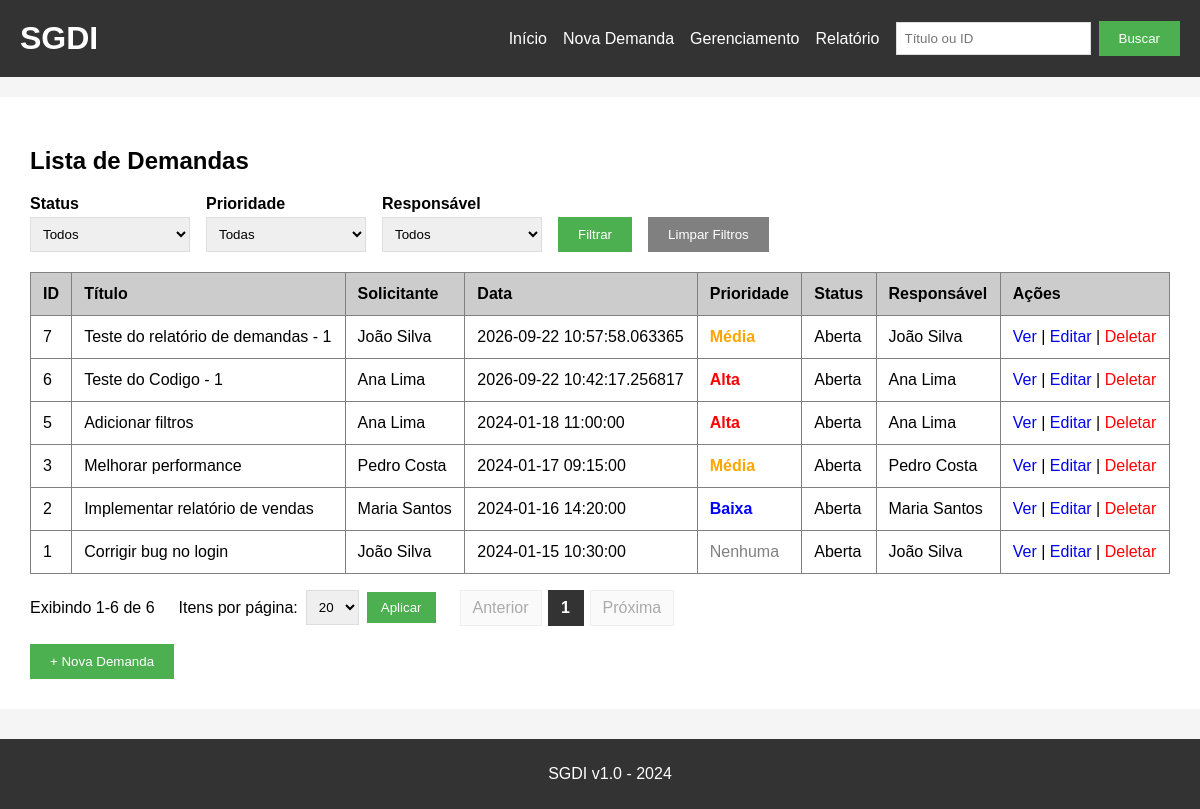
Before: / with the older database file.
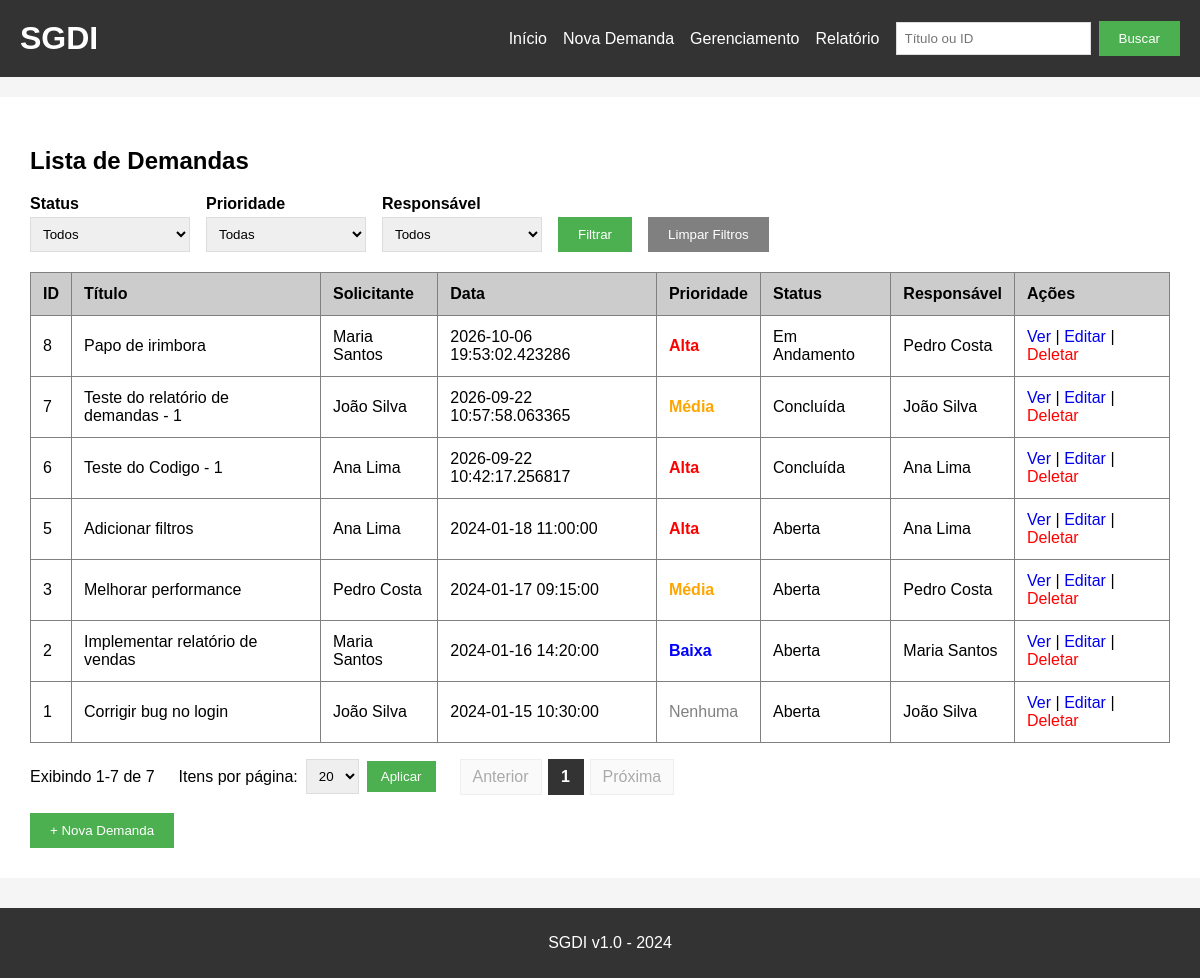
After: the same page with the newer database file.
### tables this page shows
CREATE TABLE demandas (
    id INTEGER,
    titulo TEXT,
    descricao TEXT,
    solicitante TEXT,
    data_criacao TEXT,
    priority INTEGER DEFAULT 0
, usuario_id INTEGER, status TEXT DEFAULT 'aberta', responsible_id INTEGER, data_conclusao TEXT);

CREATE TABLE usuarios (
            id INTEGER PRIMARY KEY AUTOINCREMENT,
            nome TEXT,
            email TEXT,
            senha TEXT
        );

### app.py (the view)
@app.route('/')
def index():
    return render_listagem(ler_filtros_da_requisicao())

### app.py (called while the page is built, shortened)
def get_db():
    caminho = app.config.get('DATABASE', 'demandas.db')
    conn = sqlite3.connect(caminho)
    conn.row_factory = sqlite3.Row
    preparar_banco(conn)
    return conn

def obter_parametros_paginacao():
    try:
        pagina = int(request.args.get('page', 1))
    except (TypeError, ValueError):
        pagina = 1
    if pagina < 1:
        pagina = 1
    try:
        limite = int(request.args.get('limit', LIMITE_PADRAO))
    except (TypeError, ValueError):
        limite = LIMITE_PADRAO
    if limite not in LIMITES_PERMITIDOS:
        limite = LIMITE_PADRAO
    return pagina, limite

def janela_de_paginas(pagina_atual, total_paginas, tamanho=5):
    if total_paginas <= 0:
        return []
    if total_paginas <= tamanho:
        return list(range(1, total_paginas + 1))
    metade = tamanho // 2
    inicio = max(1, pagina_atual - metade)
    fim = min(total_paginas, inicio + tamanho - 1)
    inicio = max(1, fim - tamanho + 1)
    return list(range(inicio, fim + 1))

def normalizar_termo_busca(termo):
    if termo is None:
        return None
    texto = ''.join(caractere for caractere in str(termo) if caractere.isprintable())
    texto = texto.strip()
    if not texto:
        return None
    return texto[:100]

def ler_status():
    status = request.args.get('status', '').strip()
    if status in STATUS_PERMITIDOS:
        return status
    return None

def ler_priority():
    bruto = request.args.get('priority', '').strip()
    if bruto == '':
        return None

def ler_responsible_id():
    bruto = request.args.get('responsibleId', '').strip()
    if not bruto:
        return None

def ler_filtros_da_requisicao():
    usuario_id = request.args.get('usuario_id', '').strip() or None
    termo = normalizar_termo_busca(request.args.get('q', ''))
    return {
        'usuario_id': usuario_id,
        'termo': termo,
        'status': ler_status(),
        'priority': ler_priority(),
        'responsible_id': ler_responsible_id(),
    }

def listar_usuarios(conn):
    return conn.execute(
        '''
        SELECT id, nome, email
        FROM usuarios
        ORDER BY nome
        '''
    ).fetchall()

### templates/index.html (shortened to what this page needs)
{% extends "base.html" %}
{% block content %}
<h2>Lista de Demandas</h2>
<form class="filtros" method="GET" action="/">
    <div>
        <label for="status">Status</label>
        <select name="status" id="status">
            <option value="">Todos</option>
        </select>
    </div>
    <div>
        <label for="priority">Prioridade</label>
        <select name="priority" id="priority">
            <option value="">Todas</option>
        </select>
    </div>
    <div>
        <label for="responsibleId">Responsável</label>
        <select name="responsibleId" id="responsibleId">
            <option value="">Todos</option>
        </select>
    </div>
    <button type="submit">
        Filtrar
    </button>
    <a href="/">
        <button type="button">
            Limpar Filtros
        </button>
    </a>
</form>
<table id="tabela-demandas" border="1" cellpadding="10" cellspacing="0" width="100%">
    <thead>
        <tr bgcolor="#cccccc">
            <th>ID</th>
            <th>Título</th>
            <th>Solicitante</th>
            <th>Data</th>
            <th>Prioridade</th>
            <th>Status</th>
            <th>Responsável</th>
            <th>Ações</th>
        </tr>
    </thead>
    <tbody>
        {% for demanda in demandas %}
        <tr>
            <td>
                {{ demanda[0] }}
            </td>
            <td>
                {{ demanda[1] }}
            </td>
            <td>
                {{ demanda[3] }}
            </td>
            <td>
                {{ demanda[4] }}
            </td>
            <td>
                {% if demanda[5] == 3 %}
                    <span style="color: red; font-weight: bold;">
                        Alta
                    </span>
                {% elif demanda[5] == 2 %}
                    <span style="color: orange; font-weight: bold;">
                        Média
                    </span>
                {% elif demanda[5] == 1 %}
                    <span style="color: blue; font-weight: bold;">
                        Baixa
                    </span>
                {% else %}
                    <span style="color: gray;">
                        Nenhuma
                    </span>
                {% endif %}
            </td>
            <td>
                {{ status_rotulos.get(demanda['status'], demanda['status'] or '') }}
            </td>
            <td>
                {{ demanda['responsavel_nome'] or '' }}
            </td>
            <td>
                <a href="/detalhes/{{ demanda[0] }}">
                    Ver
                </a>
                |
                <a href="/editar/{{ demanda[0] }}">
                    Editar
                </a>
                |
                <a
                    href="/deletar/{{ demanda[0] }}"
                    style="color: red;"
                    onclick="return confirm('Tem certeza que deseja deletar esta demanda?');"
                >
                    Deletar
                </a>
            </td>
        </tr>
        {% endfor %}
    </tbody>
</table>
<div class="paginacao">
    <p class="paginacao-info" id="paginacao-info">
        {% if total_items == 0 %}
            Exibindo 0 de 0
        {% else %}
            Exibindo {{ inicio }}-{{ fim }} de {{ total_items }}
        {% endif %}
    </p>
    <form class="paginacao-tamanho" method="GET" action="{{ request.path }}">
        <label for="limit">
            Itens por página:
        </label>
        <select name="limit" id="limit">
            {% for opcao in [10, 20, 50] %}
                <option
                    value="{{ opcao }}"
                    {% if limit == opcao %}selected{% endif %}
                >
                    {{ opcao }}
                </option>
            {% endfor %}
        </select>
        <button type="submit">
            Aplicar
        </button>
    </form>
    <nav class="paginacao-controles" id="paginacao-controles" aria-label="Paginação de demandas">
        {% if current_page > 1 and total_pages > 0 %}
            <a href="{{ link_pagina(current_page - 1) }}">
                Anterior
            </a>
        {% else %}
            <span class="desabilitado">
                Anterior
            </span>
        {% endif %}
        {% for numero in paginas %}
            {% if numero == current_page %}
                <span class="ativa" aria-current="page">
                    {{ numero }}
                </span>
            {% else %}
                <a href="{{ link_pagina(numero) }}">
                    {{ numero }}
                </a>
            {% endif %}
        {% endfor %}
        {% if current_page < total_pages %}
            <a href="{{ link_pagina(current_page + 1) }}">
                Próxima
            </a>
        {% else %}
            <span class="desabilitado">
                Próxima
            </span>
        {% endif %}
    </nav>
</div>
<br>
<a href="/nova_demanda">
    <button>+ Nova Demanda</button>
</a>
{% endblock %}

### templates/base.html (shortened to what this page needs)
<!DOCTYPE html>
<html lang="pt-BR">
<head>
    <link
        rel="stylesheet"
        href="{{ url_for('static', filename='style.css') }}"
    >
</head>
<body>
    <div class="header">
        <h1>SGDI</h1>
        <div class="menu">
            <a href="/">
                Início
            </a>
            <a href="/nova_demanda">
                Nova Demanda
            </a>
            <a href="/gerenciamento">
                Gerenciamento
            </a>
            <a href="/relatorio/solicitantes">
                Relatório
            </a>
            <form
                id="form-busca"
                action="/buscar"
                method="GET"
            >
                <input
                    id="campo-busca"
                    type="search"
                    name="q"
                    value="{{ termo|default('', true) }}"
                    placeholder="Título ou ID"
                    aria-label="Buscar por título ou ID"
                    autocomplete="off"
                >
                <button type="submit">
                    Buscar
                </button>
            </form>
        </div>
    </div>
    <div class="container">
        {% block content %}
        {% endblock %}
    </div>
    <div class="footer">
        <p>
            SGDI v1.0 - 2024
        </p>
    </div>
</body>
</html>

### static/style.css (style rules this page uses)
body { font-family: Arial, sans-serif; background-color: #f5f5f5; padding: 0 0 80px; margin: 0; }
.header { background-color: #333; color: white; padding: 20px; display: flex; flex-wrap: wrap; align-items: center; justify-content: space-between; gap: 12px 20px; }
.header h1 { margin: 0; }
.menu { display: flex; flex-wrap: wrap; align-items: center; gap: 8px 16px; }
.menu a { color: white; text-decoration: none; }
.menu form { display: flex; align-items: center; gap: 8px; }
.menu form input[type="search"] { padding: 8px; border: 1px solid #ddd; min-width: 180px; }
.container { max-width: 1200px; margin: 20px auto; background: white; padding: 30px; }
.footer { background-color: #333; color: white; text-align: center; padding: 10px; position: fixed; bottom: 0; width: 100%; }
button { background-color: #4CAF50; color: white; padding: 10px 20px; border: none; cursor: pointer; }
button[type="button"] { background-color: #808080; }
table { border-collapse: collapse; }
th { text-align: left; padding: 12px; }
td { padding: 12px; }
table a { text-decoration: none; }
form div { margin-bottom: 10px; }
.filtros { display: flex; flex-wrap: wrap; align-items: flex-end; gap: 12px 16px; margin-bottom: 20px; }
.filtros div { margin-bottom: 0; }
.filtros label { display: block; font-weight: bold; margin-bottom: 4px; }
.filtros select { padding: 8px; border: 1px solid #ddd; min-width: 160px; }
.paginacao { margin-top: 16px; display: flex; flex-wrap: wrap; align-items: center; gap: 12px 24px; }
.paginacao-info { margin: 0; }
.paginacao-tamanho { display: flex; align-items: center; gap: 8px; }
.paginacao-tamanho select { padding: 8px; border: 1px solid #ddd; }
.paginacao-tamanho button { padding: 8px 14px; }
.paginacao-controles { display: flex; align-items: center; gap: 6px; }
.paginacao-controles a, .paginacao-controles span { display: inline-block; min-width: 36px; padding: 8px 12px; text-align: center; border: 1px solid #ccc; background: #fff; color: #333; text-decoration: none; box-sizing: border-box; }
.paginacao-controles span.ativa { background: #333; color: #fff; border-color: #333; font-weight: bold; }
.paginacao-controles span.desabilitado { color: #aaa; background: #fafafa; border-color: #eee; }

### templates/base.html (style rules this page uses)
body { margin: 0; }

Changed rows visible on the page:
added demandas: id "8", titulo "Papo de irimbora", nome "Maria Santos", data_criacao "2026-10-06 19:53:02.423286", priority "Alta", get "Em Andamento", nome "Pedro Costa"
changed demandas "Teste do relatório de demandas - 1": get "Aberta" → "Concluída"
changed demandas "Teste do Codigo - 1": get "Aberta" → "Concluída"
Other visible differences:
{{ fim }}: "6" → "7"
{{ total_items }}: "6" → "7"
